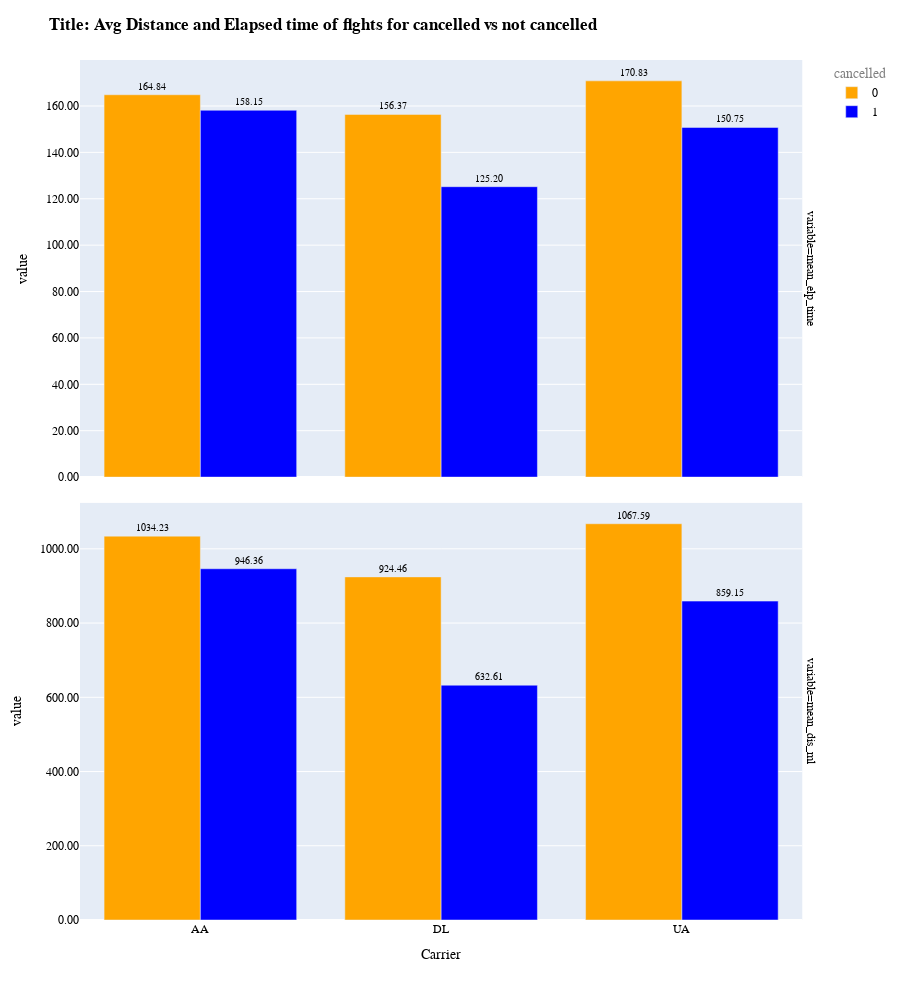

Notebook code for this chart:
### Markdown cell above
> below Graph shows a comparison of duration and distance of flight for each Carrier. 
* Average flight duration and distance for cancelled flight is smaller then average flight duration of not cancelled flights. Suggesting the flights with smaller duration often get cancelled.

### Code cell
#!pip install regex
import regex as re
p1= (
    df_mean
    .melt(id_vars= ["cancelled", "uniq_carrier"] )
    .query('variable in ["mean_elp_time", "mean_dis_ml"]')
    .plot.bar(x="uniq_carrier", y = "value",     
                barmode='group', 
                color= "cancelled", 
                color_discrete_map={0: 'orange',1: 'blue'},
                facet_row= "variable", 
                text_auto = True, 
                height= 1000 ) 
      .update_traces(textposition='outside', textfont_size =10) 
      .update_yaxes(matches=None,showticklabels=True, tickformat= ".2f" )
      .update_xaxes(matches=None)    
      .update_layout(            
            title = "<b> Title: Avg Distance and Elapsed time of flghts for cancelled vs not cancelled </b>",
            xaxis_title = "Carrier",                       
            font_family="Courier New",
            font_color="black",
            font_size = 12,
            title_font_family="Times New Roman",
            title_font_color="black",        
            legend_title_font_color= "grey",            
            ) 
        .update_yaxes(matches=None)               
    )
p1

### Figure 1 — Plotly figure (JSON) as saved in the notebook; plotly's stock layout.template omitted (floating-point values rounded to 4 significant figures)
{"data": [{"alignmentgroup": "True", "hovertemplate": "cancelled=0<br>variable=mean_elp_time<br>uniq_carrier=%{x}<br>value=%{y}<extra></extra>", "legendgroup": "0", "marker": {"color": "orange", "pattern": {"shape": ""}}, "name": "0", "offsetgroup": "0", "orientation": "v", "showlegend": true, "textfont": {"size": 10}, "textposition": "outside", "texttemplate": "%{y}", "type": "bar", "x": ["AA", "DL", "UA"], "xaxis": "x2", "y": [164.8, 156.4, 170.8], "yaxis": "y2"}, {"alignmentgroup": "True", "hovertemplate": "cancelled=0<br>variable=mean_dis_ml<br>uniq_carrier=%{x}<br>value=%{y}<extra></extra>", "legendgroup": "0", "marker": {"color": "orange", "pattern": {"shape": ""}}, "name": "0", "offsetgroup": "0", "orientation": "v", "showlegend": false, "textfont": {"size": 10}, "textposition": "outside", "texttemplate": "%{y}", "type": "bar", "x": ["AA", "DL", "UA"], "xaxis": "x", "y": [1034.0, 924.5, 1068.0], "yaxis": "y"}, {"alignmentgroup": "True", "hovertemplate": "cancelled=1<br>variable=mean_elp_time<br>uniq_carrier=%{x}<br>value=%{y}<extra></extra>", "legendgroup": "1", "marker": {"color": "blue", "pattern": {"shape": ""}}, "name": "1", "offsetgroup": "1", "orientation": "v", "showlegend": true, "textfont": {"size": 10}, "textposition": "outside", "texttemplate": "%{y}", "type": "bar", "x": ["AA", "DL", "UA"], "xaxis": "x2", "y": [158.2, 125.2, 150.8], "yaxis": "y2"}, {"alignmentgroup": "True", "hovertemplate": "cancelled=1<br>variable=mean_dis_ml<br>uniq_carrier=%{x}<br>value=%{y}<extra></extra>", "legendgroup": "1", "marker": {"color": "blue", "pattern": {"shape": ""}}, "name": "1", "offsetgroup": "1", "orientation": "v", "showlegend": false, "textfont": {"size": 10}, "textposition": "outside", "texttemplate": "%{y}", "type": "bar", "x": ["AA", "DL", "UA"], "xaxis": "x", "y": [946.4, 632.6, 859.2], "yaxis": "y"}], "layout": {"annotations": [{"font": {}, "showarrow": false, "text": "variable=mean_dis_ml", "textangle": 90, "x": 0.98, "xanchor": "left", "xref": "paper", "y": 0.2425, "yanchor": "middle", "yref": "paper"}, {"font": {}, "showarrow": false, "text": "variable=mean_elp_time", "textangle": 90, "x": 0.98, "xanchor": "left", "xref": "paper", "y": 0.7575, "yanchor": "middle", "yref": "paper"}], "barmode": "group", "font": {"color": "black", "family": "Courier New", "size": 12}, "height": 1000, "legend": {"title": {"font": {"color": "grey"}, "text": "cancelled"}, "tracegroupgap": 0}, "margin": {"t": 60}, "title": {"font": {"color": "black", "family": "Times New Roman"}, "text": "<b> Title: Avg Distance and Elapsed time of flghts for cancelled vs not cancelled </b>"}, "xaxis": {"anchor": "y", "domain": [0, 0.98], "title": {"text": "Carrier"}}, "xaxis2": {"anchor": "y2", "domain": [0, 0.98], "showticklabels": false}, "yaxis": {"anchor": "x", "domain": [0, 0.485], "showticklabels": true, "tickformat": ".2f", "title": {"text": "value"}}, "yaxis2": {"anchor": "x2", "domain": [0.515, 1], "showticklabels": true, "tickformat": ".2f", "title": {"text": "value"}}}}
